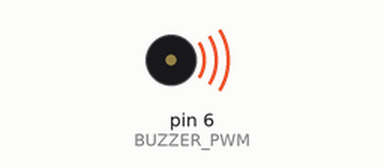
Simulated run of this sketch. Board: Arduino Uno, built with avr-gcc and run on an emulated ATmega328P. On the bench: buzzer (waves = sounding).

Above: at 0.2 s.
At 7.37 s:
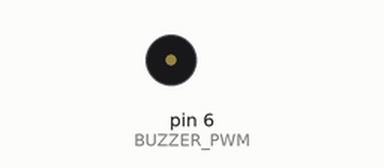
Timing chart, 0 to 7.8 s (numbered marks = the images above):
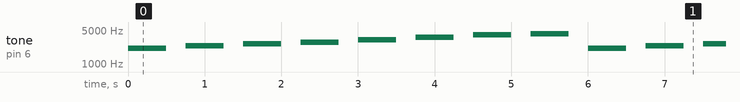

Measured:
- by itself, tone on pin 6 (BUZZER_PWM): repeats every 6.0 s: silent 0.25 s, 2349 Hz 0.50 s, silent 0.25 s, 2637 Hz 0.50 s, silent 0.25 s, 2793 Hz 0.50 s, silent 0.25 s, 3136 Hz 0.50 s, silent 0.25 s, 3520 Hz 0.50 s, silent 0.25 s, 3951 Hz 0.50 s, silent 0.25 s, 4186 Hz 0.50 s, silent 0.25 s, 2093 Hz 0.50 s

The sketch:

4.ex_Buzzer_UNO_.ino
```cpp
// (licence header left out)
int BUZZER_PWM = 6;
int note[] = {2093,2349,2637,2793,3136,3520,3951,4186};

void setup()
{
  pinMode(BUZZER_PWM, OUTPUT);
}

void loop()
{
  for (int i=0; i < 8; i++)
  {
    tone(BUZZER_PWM,note[i],500);
    delay(750);
  }
}
```
